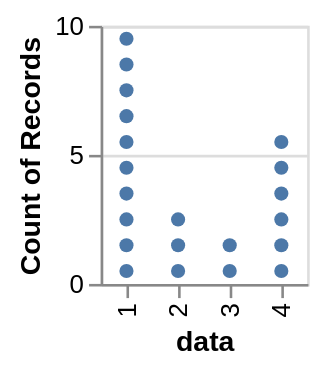

Express this chart as Vega-Lite.
### Vega-Lite specification from a JSON file in a GitHub repository (floating-point values rounded to 4 significant figures)
{"$schema": "https://vega.github.io/schema/vega-lite/v5.json", "description": "A Wilkinson Dot Plot created by generating an id and stacking data points", "height": 100, "data": {"values": [1, 1, 1, 1, 1, 1, 1, 1, 1, 1, 2, 2, 2, 3, 3, 4, 4, 4, 4, 4, 4]}, "transform": [{"window": [{"op": "rank", "as": "id"}]}], "mark": "circle", "encoding": {"x": {"field": "data", "type": "ordinal"}, "y": {"aggregate": "count", "stack": true, "bandPosition": 0.5}, "detail": {"field": "id"}}}
